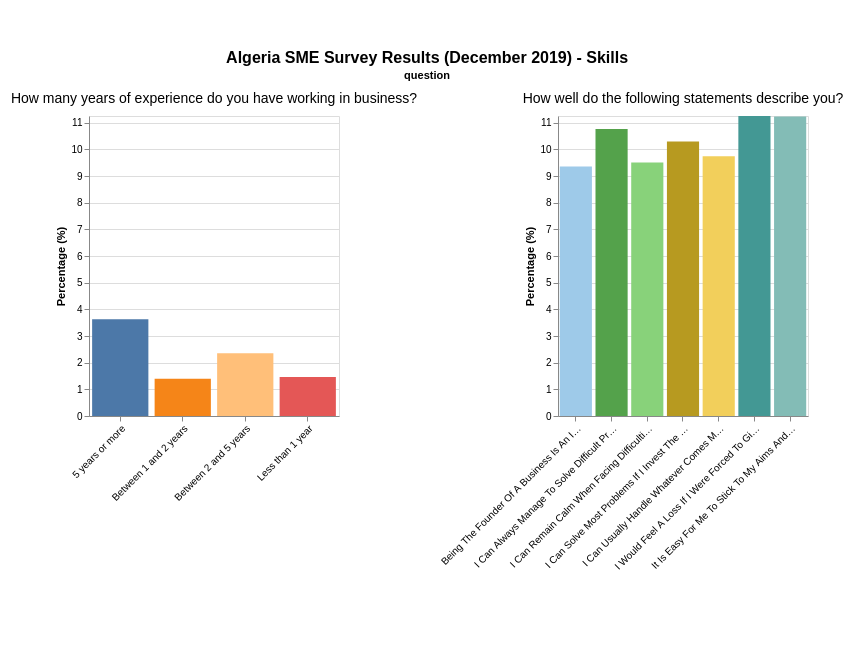

The code cell stored with this chart in its notebook:
### Markdown cell above
## Skills

### Code cell
chart = create_category_chart('Skills', combined_df)
display(chart)

### Figure 1 — Vega-Lite specification as saved in the notebook (floating-point values rounded to 4 significant figures)
{"config": {"view": {"continuousWidth": 300, "continuousHeight": 300}, "padding": {"left": 10, "right": 10, "top": 50, "bottom": 100}}, "data": {"name": "data-27645e097b46af4da8d83fd7d8ddfaa7"}, "facet": {"field": "question", "header": {"labelFontSize": 14, "labelLimit": 500, "titleOrient": "top"}, "type": "nominal"}, "spec": {"mark": {"type": "bar"}, "encoding": {"color": {"field": "response", "legend": null, "scale": {"scheme": "tableau20"}, "type": "nominal"}, "tooltip": [{"field": "question", "title": "Question", "type": "nominal"}, {"field": "response", "title": "Response", "type": "nominal"}, {"field": "value", "format": ".1f", "title": "Percentage", "type": "quantitative"}], "x": {"axis": {"labelAlign": "right", "labelAngle": -45, "labelLimit": 200}, "field": "response", "title": null, "type": "nominal"}, "y": {"field": "value", "scale": {"domain": [0, 11.26]}, "title": "Percentage (%)", "type": "quantitative"}}, "height": 300, "width": 250}, "columns": 2, "resolve": {"scale": {"x": "independent", "y": "independent"}}, "spacing": {"row": 80, "column": 20}, "title": {"text": "Algeria SME Survey Results (December 2019) - Skills", "fontSize": 16, "fontWeight": "bold", "anchor": "middle"}, "$schema": "https://vega.github.io/schema/vega-lite/v6.1.0.json", "datasets": {"data-27645e097b46af4da8d83fd7d8ddfaa7": [{"category": "Skills", "question": "How well do the following statements describe you?", "response": "I Can Always Manage To Solve Difficult Problems If I Try Hard Enough", "value": 10.77}, {"category": "Skills", "question": "How well do the following statements describe you?", "response": "It Is Easy For Me To Stick To My Aims And Accomplish My Goals", "value": 11.23}, {"category": "Skills", "question": "How well do the following statements describe you?", "response": "I Can Solve Most Problems If I Invest The Necessary Effort", "value": 10.3}, {"category": "Skills", "question": "How well do the following statements describe you?", "response": "I Can Remain Calm When Facing Difficulties Because I Can Rely On My Coping Abilities", "value": 9.514}, {"category": "Skills", "question": "How well do the following statements describe you?", "response": "I Can Usually Handle Whatever Comes My Way", "value": 9.747}, {"category": "Skills", "question": "How well do the following statements describe you?", "response": "Being The Founder Of A Business Is An Important Part Of Who I Am", "value": 9.365}, {"category": "Skills", "question": "How well do the following statements describe you?", "response": "I Would Feel A Loss If I Were Forced To Give Up Being An Entrepreneur", "value": 11.26}, {"category": "Skills", "question": "How many years of experience do you have working in business?", "response": "5 years or more", "value": 3.631}, {"category": "Skills", "question": "How many years of experience do you have working in business?", "response": "Between 1 and 2 years", "value": 1.402}, {"category": "Skills", "question": "How many years of experience do you have working in business?", "response": "Between 2 and 5 years", "value": 2.357}, {"category": "Skills", "question": "How many years of experience do you have working in business?", "response": "Less than 1 year", "value": 1.465}]}}
